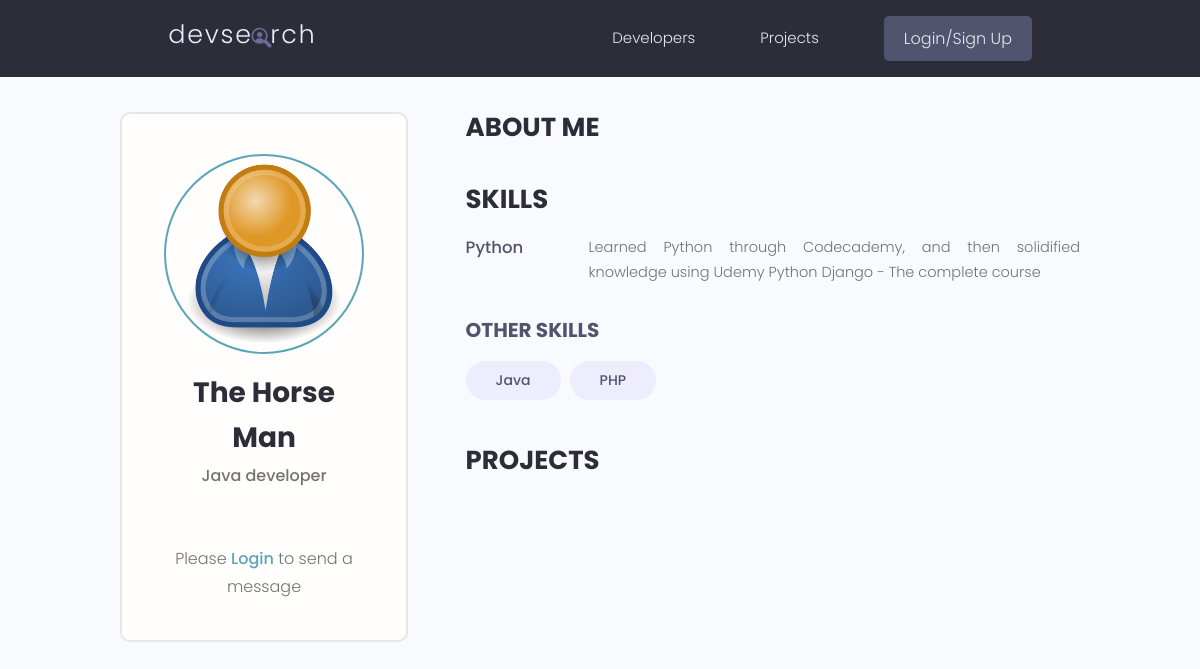
Page /profile/eebb44d163ca402386bdba7cf17e27fe/ on the earlier database version.
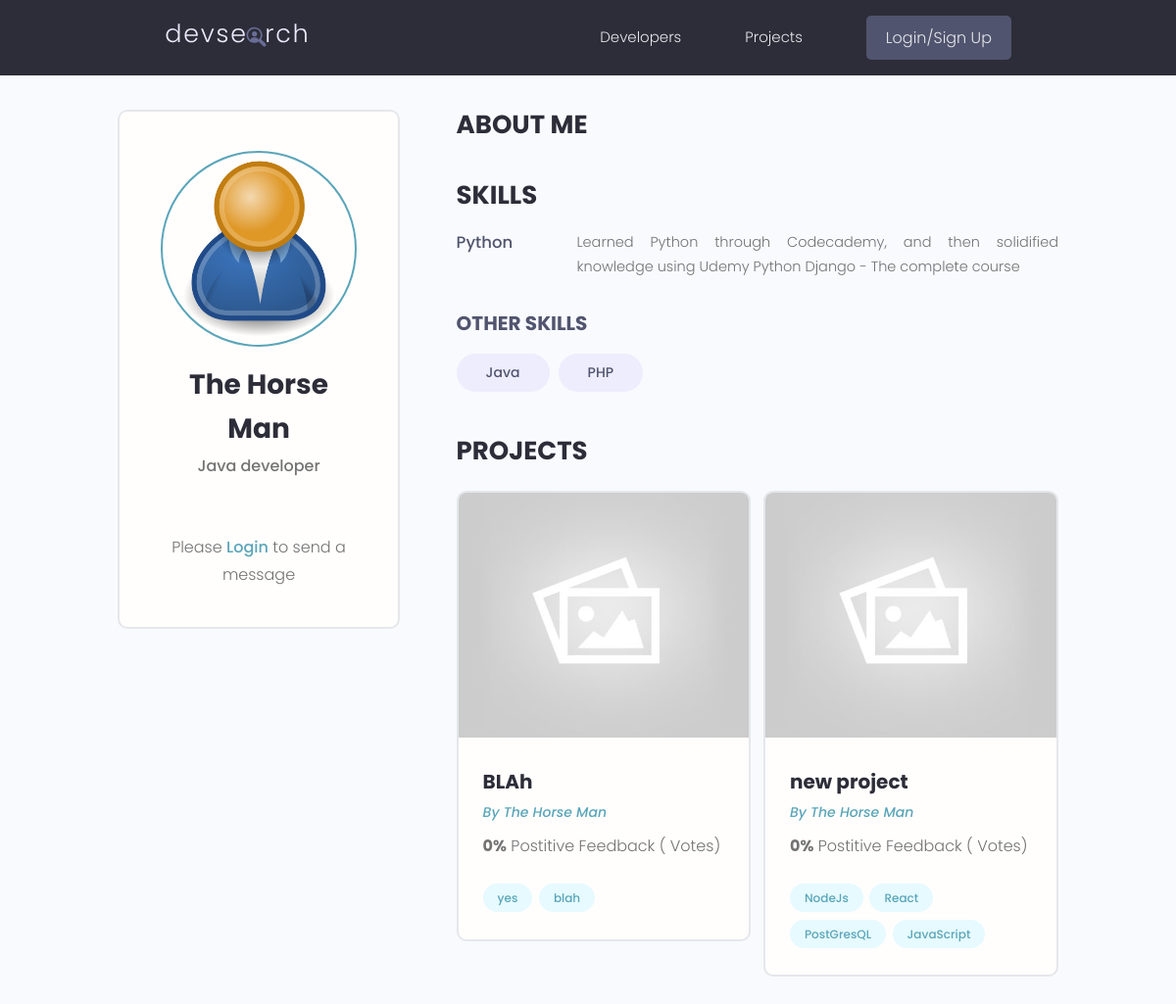
Same page on the later database version.
### users/models.py (models this page shows, shortened)
class Skill(models.Model):
  owner = models.ForeignKey(Profile, on_delete=models.CASCADE, null=True, blank=True)
  name = models.CharField(max_length=50)
  description = models.TextField(max_length=500, null=True, blank=True)
  created = models.DateTimeField(auto_now_add=True)
  id = models.UUIDField(default=uuid.uuid4, unique=True, primary_key=True, editable=False)

class Profile(models.Model):
  user = models.OneToOneField(User, on_delete=models.CASCADE, null=True, blank=True,)
  name = models.CharField(max_length = 200, blank = True, null = True)
  email = models.EmailField(max_length=500, blank=True, null=True)
  username = models.CharField(max_length = 200, blank = True, null = True)
  username = models.CharField(max_length = 200, blank = True, null = True)
  short_intro = models.CharField(max_length = 200, blank = True, null = True)
  location = models.CharField(max_length = 200, blank = True, null = True)
  bio = models.TextField(max_length=500, blank=True, null=True)
  profile_image = models.ImageField(null = True, blank=True, upload_to='profiles/', default='profiles/user-default.png' )
  social_github = models.CharField(max_length = 200, blank = True, null = True)
  social_linkedIn= models.CharField(max_length = 200, blank = True, null = True)
  social_twitter = models.CharField(max_length = 200, blank = True, null = True)
  social_youtube = models.CharField(max_length = 200, blank = True, null = True)
  social_website = models.CharField(max_length = 200, blank = True, null = True)
  review_count = models.IntegerField(default=0)
  project_count = models.IntegerField(default=0)
  created = models.DateTimeField(auto_now_add=True)
  id = models.UUIDField(default=uuid.uuid4, unique=True, primary_key=True, editable=False)
  @property
  def getProjectData(self):
    projects = self.project_set.all()
    totalVotes = 0
    projectCount = 0
    for project in projects:
      totalVotes += project.vote_total
      projectCount += 1
    self.review_count = totalVotes
    self.project_count= projectCount
    self.save()

### projects/models.py (models this page shows, shortened)
class Project(models.Model):
  owner = models.ForeignKey(Profile, null=True, blank=True, on_delete=models.SET_NULL)
  title = models.CharField(max_length=200)
  description = models.TextField(null=True, blank=True)
  featured_image = models.ImageField(null=True, blank=True, default='default.jpg')
  demo_link = models.CharField(max_length=2000, null=True, blank=True)
  source_link = models.CharField(max_length=2000, null=True, blank=True)
  tags = models.ManyToManyField('Tag', blank=True)
  vote_total = models.IntegerField(default=0, null=True, blank=True)
  vote_ratio = models.IntegerField(default=0, null=True, blank=True)
  created = models.DateTimeField(auto_now_add=True)
  id = models.UUIDField(default=uuid.uuid4, unique=True, primary_key=True, editable=False)
  class Meta:
    ordering = ['-vote_ratio', '-vote_total', 'title']

class Tag(models.Model):
  name = models.CharField(max_length=200)
  created = models.DateTimeField(auto_now_add=True)
  id = models.UUIDField(default=uuid.uuid4, unique=True, primary_key=True, editable=False)

### users/views.py (the view)
# urls.py: path('profile/<str:pk>/', views.userProfile, name='user-profile'),
def userProfile(request, pk):
  profile = Profile.objects.get(id=pk)
  skills = profile.skill_set.exclude(description__exact="")
  subSkills = profile.skill_set.filter(description__exact="")
  profile.getProjectData
  context = {
    'profile': profile,
    'skills': skills,
    'subSkills': subSkills
  }
  return render(request, 'users/user-profile.html', context)

### users/templates/users/user-profile.html (shortened to what this page needs)
{% extends 'main.html' %}
{% block content %}
<main class="profile my-md">
  <div class="container">
    <div class="layout">
      <div class="column column--1of3">
        <div class="card text-center">
          <div class="card__body dev">
            <img class="avatar avatar--xl" src="{{ profile.profile_image.url }}" />
            <h2 class="dev__name">{{ profile.name }}</h2>
            {% if profile.short_intro %}
            <p class="dev__title">{{ profile.short_intro }}</p>
            {% endif %}
            {% if request.user.is_authenticated %}
            <a href="{% url 'send-message' profile.id %}" class="btn btn--sub btn--lg">Send Message </a>
            {% else %}
            <p>Please <a href="{% url 'login' %}"> Login </a> to send a message</p>
            {% endif %}
          </div>
        </div>
      </div>
      <div class="column column--2of3">
        <div class="devInfo">
          <h3 class="devInfo__title">About Me</h3>
        </div>
        <div class="devInfo">
          <h3 class="devInfo__title">Skills</h3>
          <div class="devInfo__skills">
            {% for skill in skills %}
            <div class="devSkill">
              <h4 class="devSkill__title">{{ skill.name }}</h4>
              <p class="devSkill__info">
                {{ skill.description }}
              </p>
            </div>
            {% endfor %}
            <h3 class="devInfo__subtitle">Other Skills</h3>
            <div class="devInfo__otherSkills">
              {% for skill in subSkills %}
              <span class="tag tag--pill tag--sub tag--lg">
                <small>{{ skill.name }}</small>
              </span>
              {% endfor %}
            </div>
          </div>
        </div>
        <div class="devInfo">
          <h3 class="devInfo__title">Projects</h3>
          <div class="grid grid--two">
            {% for project in profile.project_set.all %}
            <div class="column">
              <div class="card project">
                <a href="single-project.html" class="project">
                  <img class="project__thumbnail" src="{{ project.featured_image.url }}" alt="project thumbnail" />
                  <div class="card__body">
                    <h3 class="project__title">{{ project.title }}</h3>
                    <p><a class="project__author" href="{% url 'user-profile' profile.id %}">By {{ profile.name }}</a></p>
                    <p class="project--rating">
                      <span style="font-weight: bold;">{{ project.vote_ratio }}%</span> Postitive
                      Feedback ({{ project.votes_total }} Vote{{  project.vote_total|pluralize:"s" }})
                    </p>
                    <div class="project__tags">
                      {% for tag in project.tags.all %}
                      <span class="tag tag--pill tag--main">
                        <small>{{ tag.name }}</small>
                      </span>
                      {% endfor %}
                    </div>
                  </div>
                </a>
              </div>
            </div>
            {% endfor %}
          </div>
        </div>
      </div>
    </div>
  </div>
</main>
{% endblock content %}

Differences in the rows shown:
added Project: featured_image (placeholder picture), title "BLAh", {{ profile.name }} "The Horse Man", vote_ratio "0"
added Tag: name "yes", shown under "BLAh"
added Tag: name "blah", shown under "BLAh"
added Project: featured_image (placeholder picture), title "new project", {{ profile.name }} "The Horse Man", vote_ratio "0"
added Tag: name "NodeJs", shown under "new project"
now on this page (row unchanged): Tag: name "React", shown under "new project"
added Tag: name "PostGresQL", shown under "new project"
now on this page (row unchanged): Tag: name "JavaScript", shown under "new project"
